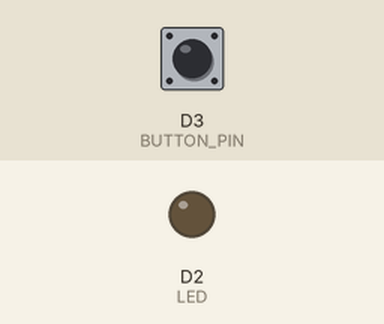
Simulated run of this sketch. Board: ESP8266 (NodeMCU). Parts: output pins drawn as LEDs (lit = HIGH). The test bench sets the inputs (shaded band); at power-on: D3 (BUTTON_PIN) HIGH.

Above: at 1.2 s.
1.3 s: D3 (BUTTON_PIN) pulled LOW for 0.15 s
At 2.1 s:
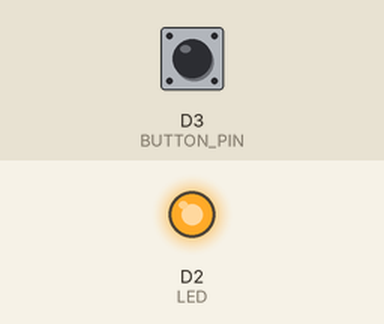
Timing chart, 0 to 10.4 s (numbered marks = the images above; inputs shaded):
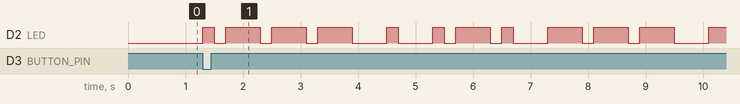

The sketch:

sendmorsecodejerome.ino
```cpp
int DELAY_LENGTH = 200;                                     //Time for delay
int DIT = DELAY_LENGTH;                                     //Time delay for DIT
int DAH = 3 * DELAY_LENGTH;                                 //Time delay for DAH
int CHAR_SPACE = DELAY_LENGTH;                              //Time delay between DIT and DAH within Character
int LETTER_SPACE = 3 * DELAY_LENGTH - CHAR_SPACE;           //Time delay between letters - minus character space as this will always occur in code
int WORD_SPACE = 7 * DELAY_LENGTH - LETTER_SPACE;           //Time delay between words - minus letter space as this will always occur in the code
int LED = D2;                                               //LED PIN location
int BUTTON_PIN = D3;                                        //BUTTON PIN location


char* characters = "abcdefghijklmnopqrstuvwxyz0123456789";  //List of characters availible for use in word

char* morsemappings[] = {                                        //Array of DITs and DAHs for each character \0 is the null character
    ".-\0",     //a
    "-...\0",   //b
    "-.-.\0",   //c
    "-..\0",    //d
    ".\0",      //e
    "..-.\0",   //f
    "--.\0",    //g
    "....\0",   //h
    "..\0",     //i
    ".---\0",   //j
    "-.-\0",    //k
    ".-..\0",   //l
    "--\0",     //m
    "-.\0",     //n
    "---\0",    //o
    ".--.\0",   //p
    "--.-\0",   //q
    ".-.\0",    //r
    "...\0",    //s
    "-\0",      //t
    "..-\0",    //u
    "...-\0",   //v
    ".--\0",    //w
    "-..-\0",   //x
    "-.--\0",   //y
    "--..\0",   //z
    "-----\0",  //0
    ".----\0",  //1
    "..---\0",  //2
    "...--\0",  //3
    "....-\0",  //4
    ".....\0",  //5
    "-....\0",  //6
    "--...\0",  //7
    "---..\0",  //8
    "----.\0",  //9
};


char* message = "Jerome\0";                             //Message to send to LED in Morse Code


void setup() {

pinMode(LED, OUTPUT);                                   //Setup for LED Output
pinMode(BUTTON_PIN, INPUT_PULLUP);                      //Setup for BUTTON_PIN input

}

void loop() {


    if (digitalRead(BUTTON_PIN) == LOW) {               //Start Loop when button is pressed

        int size = strlen(message);                     //retrieve the string length of the message

        //loop through the message
        for (int i = 0; i < size; i++)                  //Cycle through each letter in the string message
        {

            const char* ch = strchr(characters, tolower(message[i]));    // Convert to lower case letters
            if (ch != NULL)                                             // If the character is not a null \0 then continue
                {
                    int index = (int)(ch - characters);                 //retrieve the index of the entered character
                    const char* morseSymbols = morsemappings[index];         //retrieve the mapping index of DITs and DAHs from the morsecode map index
                    int count = strlen(morseSymbols);                   //How many DITs and DAHs in the morsecode map

                    for (int i = 0; i < count; i++)                     //Cycle through each DIT or DAH
                        {
                            digitalWrite(LED, HIGH);                    //Turn LED On

                            int symbolTime;                             //Varible for if DIT or DAH delay to be used
                            char symbol = morseSymbols[i];              //Define if DIT or DAH
                            if (symbol == '.')                          //If statement to set the delay to DIT or DAH
                            symbolTime = DIT;
                            else
                            symbolTime = DAH;

                            delay(symbolTime);                          //Delay by selected symbolTime DIT or DAH
                            digitalWrite(LED, LOW);                     //Turn LED Off
                            delay(CHAR_SPACE);                          //Delay between character DIT or DAH
                        }
                    delay(LETTER_SPACE);                //Delay for Space Between Letters less previous space included in space between DIT or DAH
                }
        }
        delay(WORD_SPACE);                              //Delay between words less

    }
    else
    {
        digitalWrite(LED, LOW);                         //If button not pressed the LED is off
    }
}
```

Measured:
- after the input at 1.3 s, D2 (LED): LOW → HIGH at once, → LOW 0.20 s later, → HIGH 0.20 s later, → LOW 0.60 s later, … (23 changes in this stretch)
